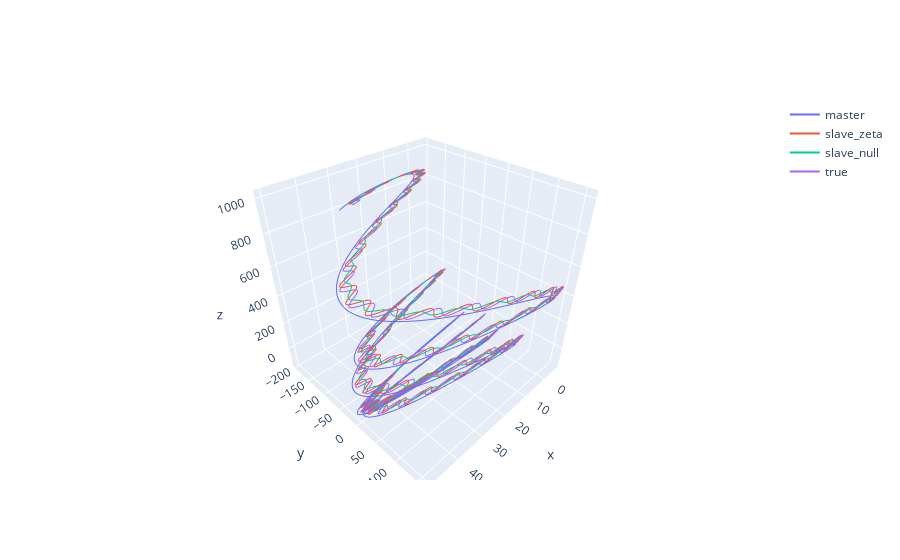

Write notebook code for a chart like this one.
### Code cell
master_trace = go.Scatter3d(name='master',x=master['x'],y=master['y'],z=master['z'],mode='lines')
slave_zeta_trace = go.Scatter3d(name='slave_zeta',x=slave_zeta['x'],y=slave_zeta['y'],z=slave_zeta['z'],mode='lines')
slave_null_trace = go.Scatter3d(name='slave_null',x=slave_null['x'],y=slave_null['y'],z=slave_null['z'],mode='lines')
slave_truth_trace = go.Scatter3d(name='true',x=slave_truth['x'],y=slave_truth['y'],z=slave_truth['z'],mode='lines')
py.iplot([master_trace,slave_zeta_trace,slave_null_trace,slave_truth_trace])

### Figure 1 — Plotly figure (JSON) as saved in the notebook; plotly's stock layout.template omitted (floating-point values rounded to 4 significant figures; data arrays with more than 128 entries replaced by an {"elided": "..."} marker saying what was removed)
{"data": [{"mode": "lines", "name": "master", "type": "scatter3d", "x": {"elided": "1999 float values"}, "y": {"elided": "1999 float values"}, "z": {"elided": "1999 float values"}}, {"mode": "lines", "name": "slave_zeta", "type": "scatter3d", "x": {"elided": "1999 float values"}, "y": {"elided": "1999 float values"}, "z": {"elided": "1999 float values"}}, {"mode": "lines", "name": "slave_null", "type": "scatter3d", "x": {"elided": "1999 float values"}, "y": {"elided": "1999 float values"}, "z": {"elided": "1999 float values"}}, {"mode": "lines", "name": "true", "type": "scatter3d", "x": {"elided": "1999 float values"}, "y": {"elided": "1999 float values"}, "z": {"elided": "1999 float values"}}], "layout": {}}
